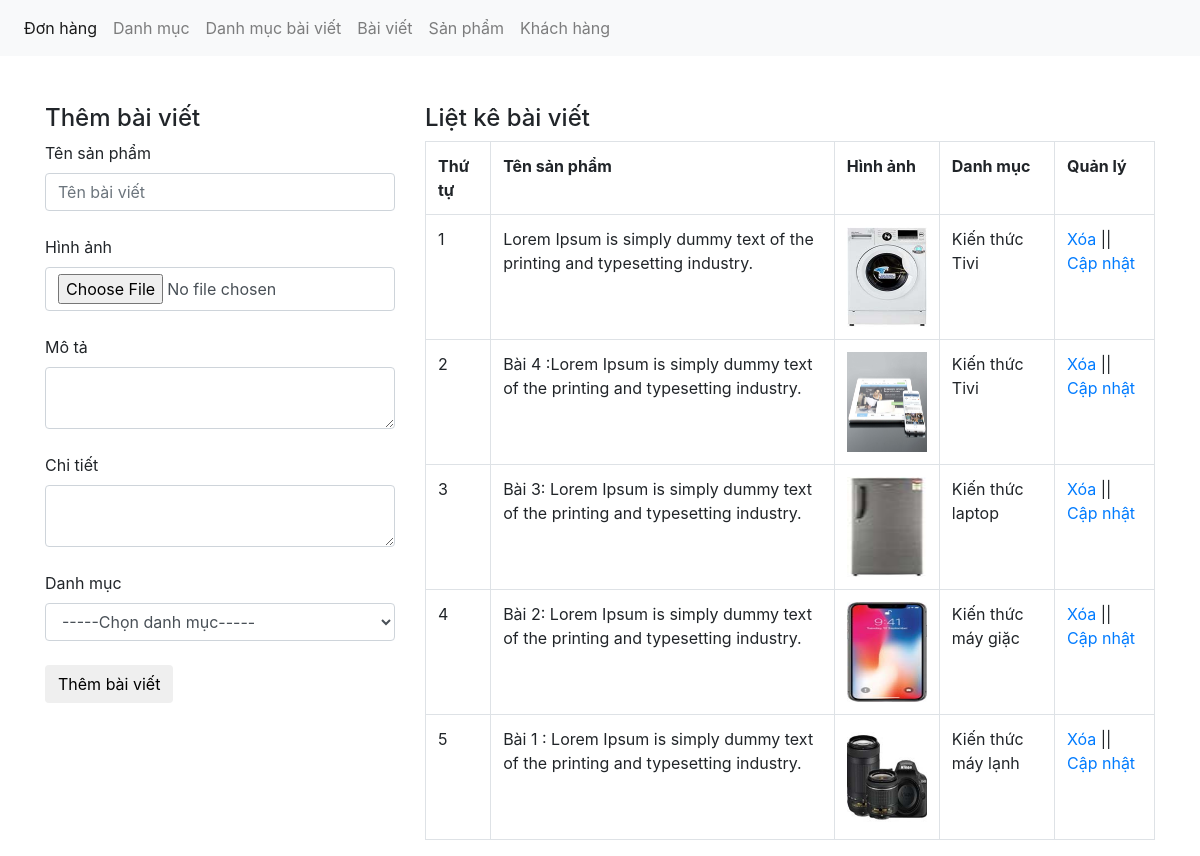
Page /admin/xulybaiviet.php on the committed database.
### tables this page shows
CREATE TABLE `tbl_baiviet` (
  `baiviet_id` int(11) NOT NULL,
  `tenbaiviet` varchar(100) NOT NULL,
  `tomtat` text NOT NULL,
  `noidung` text NOT NULL,
  `danhmuctin_id` int(11) NOT NULL,
  `baiviet_image` varchar(50) NOT NULL
);

CREATE TABLE `tbl_danhmuc_tin` (
  `danhmuctin_id` int(11) NOT NULL,
  `tendanhmuc` varchar(100) NOT NULL
);

### admin/xulybaiviet.php (the view, shortened to what this page needs)
<?php
include('../db/connect.php');
?>
<!DOCTYPE html>
<html lang="en">
<head>
    <link href="../css/bootstrap.css" rel="stylesheet" type="text/css" media="all" />
</head>
<body>
    <nav class="navbar navbar-expand-lg navbar-light bg-light">
        <div class="collapse navbar-collapse" id="navbarNav">
            <ul class="navbar-nav">
                <li class="nav-item active">
                    <a class="nav-link" href="xulydonhang.php">Đơn hàng <span class="sr-only">(current)</span></a>
                </li>
                <li class="nav-item">
                    <a class="nav-link" href="xulydanhmuc.php">Danh mục</a>
                </li>
                <li class="nav-item">
                    <a class="nav-link" href="xulydanhmucbaiviet.php">Danh mục bài viết</a>
                </li>
                <li class="nav-item">
                    <a class="nav-link" href="xulybaiviet.php">Bài viết</a>
                </li>
                <li class="nav-item">
                    <a class="nav-link" href="xulysanpham.php">Sản phẩm</a>
                </li>
                <li class="nav-item">
                    <a class="nav-link" href="xulykhachhang.php">Khách hàng</a>
                </li>
            </ul>
        </div>
    </nav><br><br>
    <div class="container">
        <div class="row">
            <?php
			if (isset($_GET['quanly']) == 'capnhat') {
				$id_capnhat = $_GET['capnhat_id'];
				$sql_capnhat = mysqli_query($con, "SELECT * FROM tbl_baiviet WHERE baiviet_id='$id_capnhat'");
				$row_capnhat = mysqli_fetch_array($sql_capnhat);
				$id_category_1 = $row_capnhat['danhmuctin_id'];
			?>
            <div class="col-md-4">
                <h4>Cập nhật bài viết</h4>
                <form action="" method="POST" enctype="multipart/form-data">
                    <label>Tên bài viết</label>
                    <input type="text" class="form-control" name="tenbaiviet"
                        value="<?php echo $row_capnhat['tenbaiviet'] ?>"><br>
                    <input type="hidden" class="form-control" name="id_update"
                        value="<?php echo $row_capnhat['baiviet_id'] ?>">
                    <label>Hình ảnh</label>
                    <input type="file" class="form-control" name="hinhanh"><br>
                    <img src="../uploads/<?php echo $row_capnhat['baiviet_image'] ?>" height="80" width="80"><br>
                    <label>Mô tả</label>
                    <textarea class="form-control" rows="10"
                        name="mota"><?php echo $row_capnhat['tomtat'] ?></textarea><br>
                    <label>Chi tiết</label>
                    <textarea class="form-control" rows="10"
                        name="chitiet"><?php echo $row_capnhat['noidung'] ?></textarea><br>
                    <label>Danh mục</label>
                    <?php
						$sql_danhmuc = mysqli_query($con, "SELECT * FROM tbl_danhmuc_tin ORDER BY danhmuctin_id DESC");
						?>
                    <select name="danhmuc" class="form-control">
                        <option value="0">-----Chọn danh mục-----</option>
                        <?php
							while ($row_danhmuc = mysqli_fetch_array($sql_danhmuc)) {
								if ($id_category_1 == $row_danhmuc['danhmuctin_id']) {
							?>
                        <option selected value="<?php echo $row_danhmuc['danhmuctin_id'] ?>">
                            <?php echo $row_danhmuc['tendanhmuc'] ?></option>
                        <?php
								} else {
								?>
                        <option value="<?php echo $row_danhmuc['danhmuctin_id'] ?>">
                            <?php echo $row_danhmuc['tendanhmuc'] ?></option>
                        <?php
								}
							}
							?>
                    </select><br>
                    <input type="submit" name="capnhatbaiviet" value="Cập nhật bài viết" class="btn btn-default">
                </form>
            </div>
            <?php
			} else {
			?>
            <div class="col-md-4">
                <h4>Thêm bài viết</h4>
                <form action="" method="POST" enctype="multipart/form-data">
                    <label>Tên sản phẩm</label>
                    <input type="text" class="form-control" name="tenbaiviet" placeholder="Tên bài viết"><br>
                    <label>Hình ảnh</label>
                    <input type="file" class="form-control" name="hinhanh"><br>
                    <label>Mô tả</label>
                    <textarea class="form-control" name="mota"></textarea><br>
                    <label>Chi tiết</label>
                    <textarea class="form-control" name="chitiet"></textarea><br>
                    <label>Danh mục</label>
                    <select name="danhmuc" class="form-control">
                        <option value="0">-----Chọn danh mục-----</option>
                    </select><br>
                    <input type="submit" name="thembaiviet" value="Thêm bài viết" class="btn btn-default">
                </form>
            </div>
            <?php
			}
			?>
            <div class="col-md-8">
                <h4>Liệt kê bài viết</h4>
                <?php
				$sql_select_bv = mysqli_query($con, "SELECT * FROM tbl_baiviet,tbl_danhmuc_tin WHERE tbl_baiviet.danhmuctin_id=tbl_danhmuc_tin.danhmuctin_id ORDER BY tbl_baiviet.baiviet_id DESC");
				?>
                <table class="table table-bordered ">
                    <tr>
                        <th>Thứ tự</th>
                        <th>Tên sản phẩm</th>
                        <th>Hình ảnh</th>
                        <th>Danh mục</th>
                        <th>Quản lý</th>
                    </tr>
                    <?php
					$i = 0;
					while ($row_bv = mysqli_fetch_array($sql_select_bv)) {
						$i++;
					?>
                    <tr>
                        <td><?php echo $i ?></td>
                        <td><?php echo $row_bv['tenbaiviet'] ?></td>
                        <td><img src="../uploads/<?php echo $row_bv['baiviet_image'] ?>" height="100" width="80"></td>
                        <td><?php echo $row_bv['tendanhmuc'] ?></td>
                        <td><a href="?xoa=<?php echo $row_bv['baiviet_id'] ?>">Xóa</a> || <a
                                href="xulybaiviet.php?quanly=capnhat&capnhat_id=<?php echo $row_bv['baiviet_id'] ?>">Cập
                                nhật</a></td>
                    </tr>
                    <?php
					}
					?>
                </table>
            </div>
        </div>
    </div>
</body>
</html>

### rows in the picture
tbl_baiviet: tenbaiviet "Lorem Ipsum is simply dummy text of the printing and typesetting industry.", baiviet_image (picture), danhmuctin.tendanhmuc "Kiến thức Tivi"
tbl_baiviet: tenbaiviet "Bài 4 :Lorem Ipsum is simply dummy text of the printing and typesetting industry.", baiviet_image (picture), danhmuctin.tendanhmuc "Kiến thức Tivi"
tbl_baiviet: tenbaiviet "Bài 3: Lorem Ipsum is simply dummy text of the printing and typesetting industry.", baiviet_image (picture), danhmuctin.tendanhmuc "Kiến thức laptop"
tbl_baiviet: tenbaiviet "Bài 2: Lorem Ipsum is simply dummy text of the printing and typesetting industry.", baiviet_image (picture), danhmuctin.tendanhmuc "Kiến thức máy giặc"
tbl_baiviet: tenbaiviet "Bài 1 : Lorem Ipsum is simply dummy text of the printing and typesetting industry.", baiviet_image (picture), danhmuctin.tendanhmuc "Kiến thức máy lạnh"
